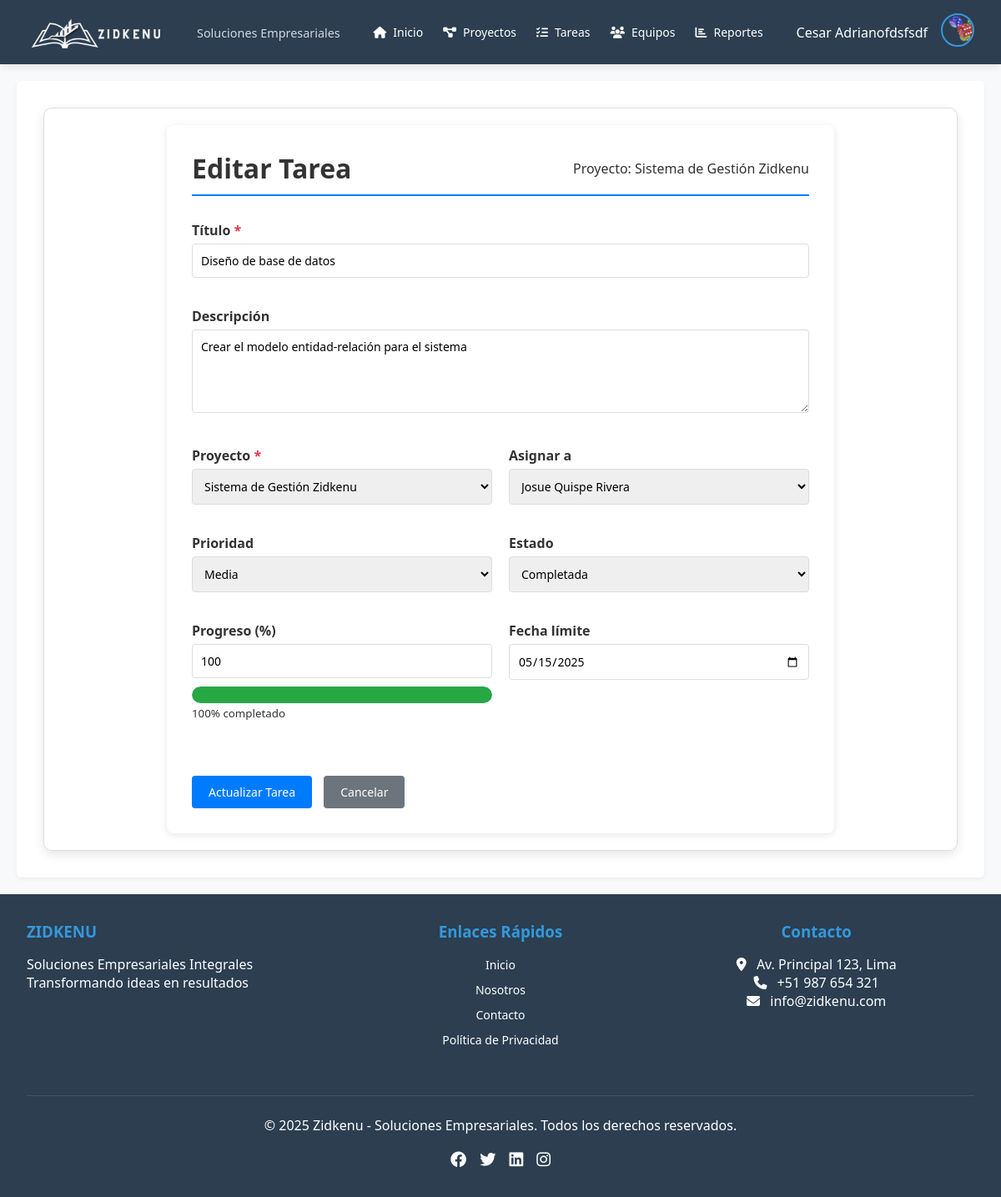
Page /pantallas/tareas/edit_task.php?id=1 (signed in) on the committed database.
### tables this page shows
CREATE TABLE `users` (
  `id` int(11) NOT NULL,
  `username` varchar(50) NOT NULL,
  `password` varchar(255) NOT NULL,
  `email` varchar(100) DEFAULT NULL,
  `nombres` varchar(50) NOT NULL,
  `apellidos` varchar(50) NOT NULL,
  `fecha_nacimiento` date NOT NULL,
  `dni` int(8) NOT NULL,
  `celular` int(9) NOT NULL,
  `foto_perfil` varchar(255) DEFAULT '../assets/foto_perfil/default.png',
  `role` enum('admin','manager','member') NOT NULL DEFAULT 'member',
  `created_at` timestamp NOT NULL DEFAULT current_timestamp(),
  `updated_at` timestamp NOT NULL DEFAULT current_timestamp() ON UPDATE current_timestamp()
);

CREATE TABLE `tasks` (
  `id` int(11) NOT NULL,
  `project_id` int(11) NOT NULL,
  `title` varchar(255) NOT NULL,
  `description` text DEFAULT NULL,
  `assigned_to` int(11) DEFAULT NULL,
  `created_by` int(11) NOT NULL,
  `due_date` date DEFAULT NULL,
  `status` enum('not_started','in_progress','completed','deferred','cancelled') NOT NULL DEFAULT 'not_started',
  `priority` enum('low','medium','high','critical') NOT NULL DEFAULT 'medium',
  `progress` tinyint(3) NOT NULL DEFAULT 0,
  `created_at` timestamp NOT NULL DEFAULT current_timestamp(),
  `updated_at` timestamp NOT NULL DEFAULT current_timestamp() ON UPDATE current_timestamp()
);

CREATE TABLE `projects` (
  `id` int(11) NOT NULL,
  `name` varchar(100) NOT NULL,
  `description` text DEFAULT NULL,
  `client_id` int(11) DEFAULT NULL,
  `manager_id` int(11) NOT NULL,
  `start_date` date NOT NULL,
  `end_date` date DEFAULT NULL,
  `budget` decimal(15,2) DEFAULT NULL,
  `status` enum('planning','in_progress','on_hold','completed','cancelled') NOT NULL DEFAULT 'planning',
  `priority` enum('low','medium','high','critical') NOT NULL DEFAULT 'medium',
  `created_at` timestamp NOT NULL DEFAULT current_timestamp(),
  `updated_at` timestamp NOT NULL DEFAULT current_timestamp() ON UPDATE current_timestamp()
);

### pantallas/tareas/edit_task.php (the view, shortened to what this page needs)
<?php
require '../../conexion/config.php';
$stmt = $pdo->prepare("SELECT * FROM users WHERE id = ?");
$stmt->execute([$_SESSION['user_id']]);
$user = $stmt->fetch();
$userId = $_SESSION['user_id'];
$userRole = $user['role'];
$taskId = $_GET['id'];
$stmt = $pdo->prepare("SELECT t.*, p.name as project_name, p.manager_id
                       FROM tasks t
                       JOIN projects p ON t.project_id = p.id
                       WHERE t.id = ?");
$stmt->execute([$taskId]);
$task = $stmt->fetch();
$projectQuery = "SELECT id, name FROM projects";
$stmtProjects = $pdo->prepare($projectQuery);
if ($userRole != 'admin') {
    $stmtProjects->execute([$userId, $userId]);
} else {
    $stmtProjects->execute();
}
$projects = $stmtProjects->fetchAll();
$userQuery = "SELECT id, nombres, apellidos FROM users";
$stmtUsers = $pdo->prepare($userQuery);
if ($userRole != 'admin') {
    $stmtUsers->execute([$task['project_id'], $userId]);
} else {
    $stmtUsers->execute();
}
$users = $stmtUsers->fetchAll();
?>
<!DOCTYPE html>
<html lang="es">
<head>
    <link rel="stylesheet" href="../../css/style.css">
</head>
<body>
    <?php include '../../estructura/header.php'; ?>
    <div class="container">
        <div class="form-container">
            <div class="page-header">
                <h1>Editar Tarea</h1>
                <p>Proyecto: <?= htmlspecialchars($task['project_name']) ?></p>
            </div>
            <form action="" method="POST">
                <div class="form-group">
                    <label for="title">Título <span class="required">*</span></label>
                    <input type="text" id="title" name="title" value="<?= htmlspecialchars($task['title']) ?>" required>
                </div>
                <div class="form-group">
                    <label for="description">Descripción</label>
                    <textarea id="description" name="description" placeholder="Descripción detallada de la tarea..."><?= htmlspecialchars($task['description']) ?></textarea>
                </div>
                <div class="form-row">
                    <div class="form-group">
                        <label for="project_id">Proyecto <span class="required">*</span></label>
                        <select id="project_id" name="project_id" required>
                            <?php foreach ($projects as $project): ?>
                                <option value="<?= $project['id'] ?>" <?= $task['project_id'] == $project['id'] ? 'selected' : '' ?>>
                                    <?= htmlspecialchars($project['name']) ?>
                                </option>
                            <?php endforeach; ?>
                        </select>
                    </div>
                    <div class="form-group">
                        <label for="assigned_to">Asignar a</label>
                        <select id="assigned_to" name="assigned_to">
                            <?php foreach ($users as $assignUser): ?>
                                <option value="<?= $assignUser['id'] ?>" <?= $task['assigned_to'] == $assignUser['id'] ? 'selected' : '' ?>>
                                    <?= htmlspecialchars($assignUser['nombres'] . ' ' . $assignUser['apellidos']) ?>
                                </option>
                            <?php endforeach; ?>
                        </select>
                    </div>
                </div>
                <div class="form-row">
                    <div class="form-group">
                        <label for="priority">Prioridad</label>
                        <select id="priority" name="priority">
                            <option value="medium" <?= $task['priority'] == 'medium' ? 'selected' : '' ?>>Media</option>
                        </select>
                    </div>
                    <div class="form-group">
                        <label for="status">Estado</label>
                        <select id="status" name="status">
                            <option value="completed" <?= $task['status'] == 'completed' ? 'selected' : '' ?>>Completada</option>
                        </select>
                    </div>
                </div>
                <div class="form-row">
                    <div class="form-group">
                        <label for="progress">Progreso (%)</label>
                        <input type="number" id="progress" name="progress" min="0" max="100" value="<?= $task['progress'] ?>" oninput="updateProgressBar(this.value)">
                        <div class="progress-preview">
                            <div class="progress-bar-container">
                                <div id="progress-bar" class="progress-bar" style="width: <?= $task['progress'] ?>%;"></div>
                            </div>
                            <small id="progress-text"><?= $task['progress'] ?>% completado</small>
                        </div>
                    </div>
                    <div class="form-group">
                        <label for="due_date">Fecha límite</label>
                        <input type="date" id="due_date" name="due_date" value="<?= $task['due_date'] ?>">
                    </div>
                </div>
                <div style="margin-top: 30px;">
                    <button type="submit" class="btn btn-primary">Actualizar Tarea</button>
                    <a href="tasks.php" class="btn btn-secondary">Cancelar</a>
                </div>
            </form>
        </div>
    </div>
    <?php include '../../estructura/footer.php'; ?>
</body>
</html>

### estructura/header.php (shortened to what this page needs)
<?php
if (session_status() === PHP_SESSION_NONE) {
    session_start();
}require_once __DIR__ . '/../conexion/config.php';
?>
<!DOCTYPE html>
<html lang="es">
<head>
    <link rel="stylesheet" href="https://cdnjs.cloudflare.com/ajax/libs/font-awesome/6.4.0/css/all.min.css">
    <link rel="stylesheet" href="../css/style.css">
</head>
<body>
    <header class="navbar">
        <div class="logo-container">
            <img src="<?= BASE_URL ?>assets/img/zidkenu_logo.png" alt="Zidkenu Logo" class="logo-img">
            <div>
                <span class="logo-slogan">Soluciones Empresariales</span>
            </div>
        </div>
        <nav class="nav-links">
            <a href="<?= BASE_URL ?>./pantallas/home_screen.php"><i class="fas fa-home"></i> Inicio</a>
            <a href="<?= BASE_URL ?>./pantallas/proyectos/projects.php"><i class="fas fa-project-diagram"></i> Proyectos</a>
            <a href="<?= BASE_URL ?>./pantallas/tareas/tasks.php"><i class="fas fa-tasks"></i> Tareas</a>
            <a href="<?= BASE_URL ?>./pantallas/equipos/team.php"><i class="fas fa-users"></i> Equipos</a>
            <a href="<?= BASE_URL ?>./pantallas/reportes/reports.php"><i class="fas fa-chart-bar"></i> Reportes</a>
        </nav>
        <?php if (isset($_SESSION['user_id'])): ?>
        <div class="user-menu">
            <span class="username"><?= htmlspecialchars($user['nombres'] ?? 'Usuario') ?></span>
            <div class="dropdown">
                <img src="<?= BASE_URL . '/' . htmlspecialchars($_SESSION['user_avatar'] ?? $user['foto_perfil'] ?? 'default.jpg') ?>" alt="Avatar" class="avatar" id="avatarBtn">
            </div>
        </div>
        <?php endif; ?>
    </header>
    <main class="main-content">

### rows in the picture
users: nombres "Cesar Adrianofdsfsdf", foto_perfil (picture)
tasks: project.name "Sistema de Gestión Zidkenu", title "Diseño de base de datos", description "Crear el modelo entidad-relación para el sistema", project_id "Sistema de Gestión Zidkenu", assigned_to "Josue Quispe Rivera", priority "Media", status "Completada", progress "100", due_date "05/15/2025"
